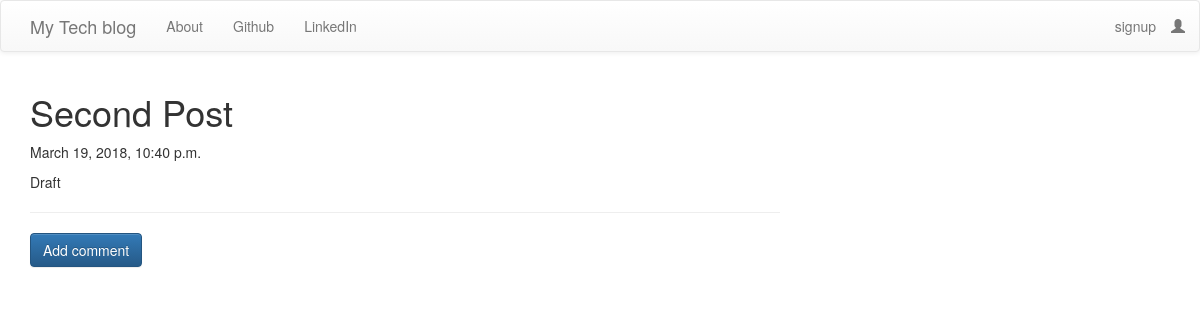
Screenshot of /post/2 with the database file from the repository.
### blog/models.py (models this page shows, shortened)
class Post(models.Model):
    author = models.ForeignKey('auth.User')
    title = models.CharField(max_length=200)
    text = models.TextField()
    created_date = models.DateTimeField(default=timezone.now)
    published_date = models.DateTimeField(blank=True, null=True)

### blog/views.py (the view)
# urls.py: url(r'^post/(?P<pk>\d+)$', views.PostDetailView.as_view(), name='post_detail'),
class PostDetailView(DetailView):
    model = Post

### blog/templates/blog/post_detail.html (shortened to what this page needs)
{%extends "blog/base.html"%}
{%block content%}
<h1 class="posttitle loader">{{post.title}}</h1>
{% if post.published_date%}
<div class="date postdate">
    {{post.published_date}}
</div>
{% else %}
<a class="btn btn-default" href="{% url 'post_publish' pk=post.pk%}">Publish</a>
{%endif%}
<p class="postcontent">{{post.text|safe|linebreaksbr}}</p>
<hr>
<a href="{%url 'add_comment_to_post' pk=post.pk%}" class="btn btn-primary">Add comment</a>
<div class="container">
    {%for comment in post.comments.all%}
    <br>
    {%empty%}
    <p>no comments</p>
    {%endfor%}
</div>
{%endblock%}

### blog/static/css/blog.css (style rules this page uses)
.loader { filter:hue-rotate(0deg); color:linear-gradient(45deg,#0f8,#08f); animation:hue 10000ms infinite linear; }

### rows the page displays
Post: title "Second Post", published_date "March 19, 2018, 10:40 p.m.", text "Draft"
